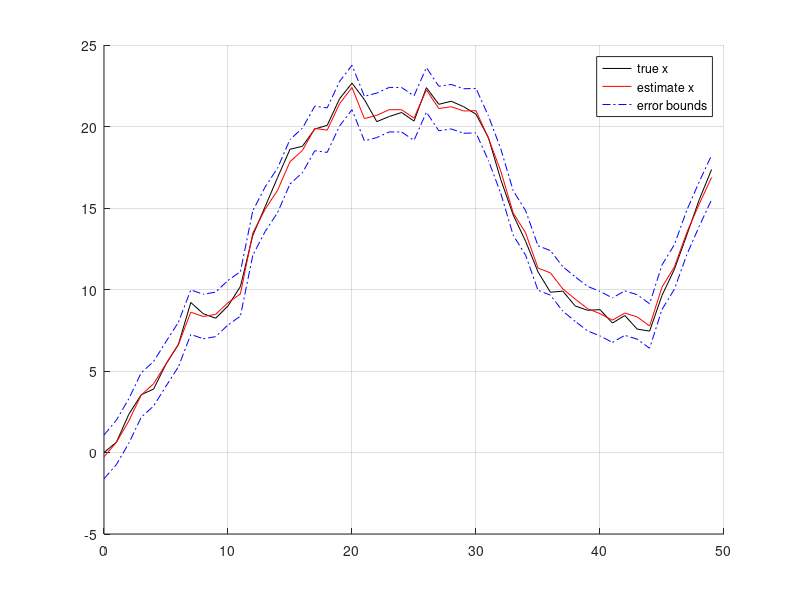

This figure's MATLAB source:
clc;clear;close
% Variable Init
Sig_w = 1; %Process Noise
Sig_v = 1; %Sensor Noise
A = 1; B = 1; C = 2; D = 0; % Simple State-Space Model

%Initial State
x = 0; xhat = 0; u = 0;
SigX = 0;

%Variable Store
iteration = 50;
xstore = zeros(1,iteration+1);
xstore(1,1) = x; % initial value
xhatstore = zeros(1,iteration);
SigXstore = zeros(1^2,iteration);

for k=1:iteration
    %true value simulation
    u_prev = u;
    u = sin(k/(2*pi))+randn/3;
    w = chol(Sig_w)'*randn;
    v = chol(Sig_v)*randn;
    z = C*x+D*u+v;
    x = A*x+B*u+w;
    
    %Kalman Filter Prediction 1 (state estimate prediction)
    xhat = A*xhat+B*u_prev;
    %Kalman Filter Prediction 2 (covariance update)
    SigX = A*SigX*A'+Sig_w;
    %Kalman Filter Prediction 3 (output prediction)
    zhat = C*xhat+D*u;

    %Kalman Filter Update 1 (Kalman Gain)
    L = SigX*C'/(C*SigX*C'+Sig_v);
    %Kalman Filter Update 2 (state estimate update)
    xhat = xhat + L*(z-zhat);
    %Kalman Filter Update 3 (Error covariance update)
    SigX = SigX-L*C*SigX;

    xstore(1,k+1) = x;
    xhatstore(1,k) = xhat;
    SigXstore(1,k) = SigX;
end
figure(1)
hold on
plot(0:iteration-1,xstore(1:iteration)','k-')
plot(0:iteration-1,xhatstore','r-')
plot(0:iteration-1,xhatstore'+3*sqrt(SigXstore'), 'b-.', ...
    0:iteration-1,xhatstore'-3*sqrt(SigXstore'), 'b-.')
grid on
legend('true x','estimate x','error bounds')
hold off


